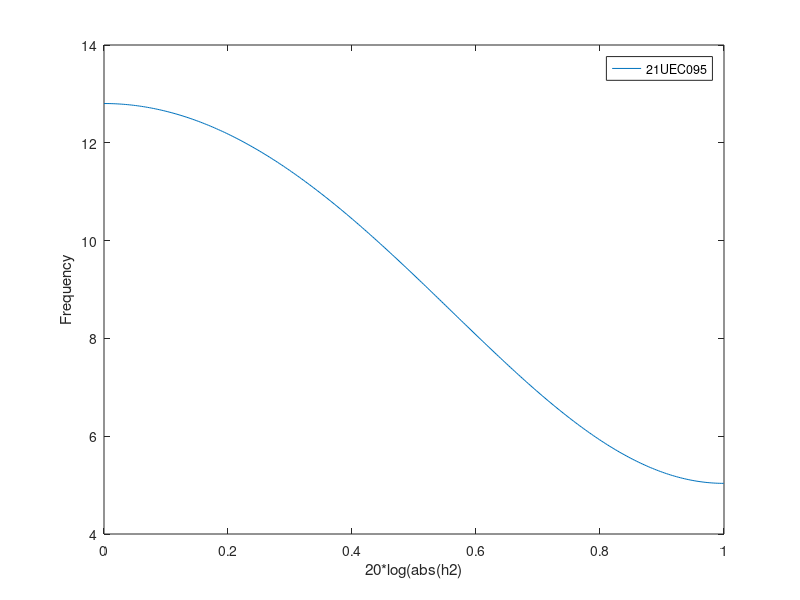

Source code (MATLAB):
clc
clear all;
close all

N=input("Enter the value :");
Wc=input("Enter the cut off frequency :");
alpha=(N-1)./2;
n=0:1:N-1;
Hd=((-1).^n).*(Wc/pi).* sinc(Wc.*(n-alpha)./pi);
% %B1=hamming(N);
% H1=B1'.*Hd;
 W=0:0.01:pi;
% h1=freqz(H1,1,W);
% plot(W/pi,20*log(abs(h1)))
B2=hann(N);
H2=B2'.*Hd;

h2=freqz(H2,1,W);
plot(W/pi,20*log(abs(h2)))
legend('21UEC095')
ylabel('Frequency')
xlabel('20*log(abs(h2)')
%plot(W/pi,phase(h2))





